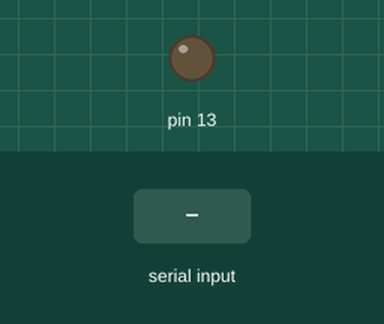
Recording of a sketch running on a simulated Arduino Uno, built with avr-gcc and run on an emulated ATmega328P. Shown: output pins drawn as LEDs (lit = HIGH). The inputs (shaded band) are chosen by the test bench.

Above: at 1.2 s.
1.3 s: "30,150\n" received over Serial
2.8 s: "1\n" received over Serial
At 3.1 s:
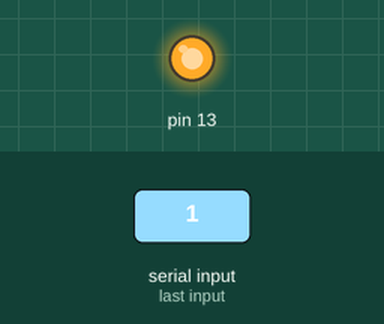
4.3 s: "90,45\n" received over Serial
At 5.4 s:
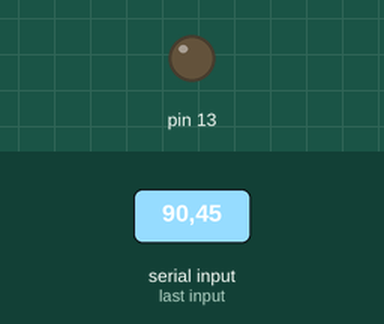
Timing chart, 0 to 7.3 s (numbered marks = the images above; inputs shaded):
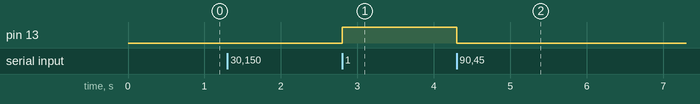

Measured:
- after the input at 2.8 s, pin 13: LOW → HIGH at once
- after the input at 4.3 s, pin 13: HIGH → LOW at once

The sketch:

Experiment_3.ino
```cpp
int inp = 0;

void setup() {
  // put your setup code here, to run once:
  Serial.begin(9600);
  pinMode(13, OUTPUT);
}

void loop() {
  // put your main code here, to run repeatedly:
  if (Serial.available()>0){
    inp = Serial.read();
    inp = inp - 48;
    //Serial.println(inp);
  }
  if (inp==1) {
    digitalWrite(13, HIGH);
  } else if (inp==0) {
    digitalWrite(13, LOW);
  }
}
```
